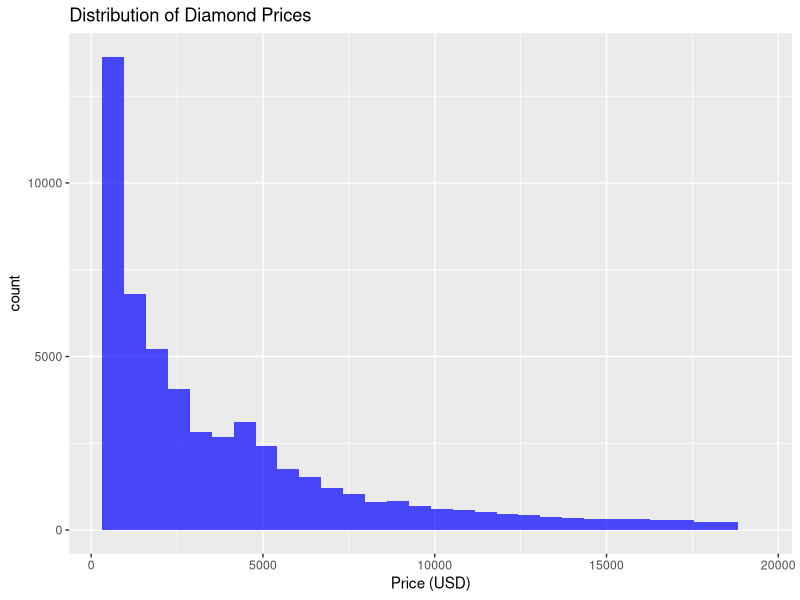
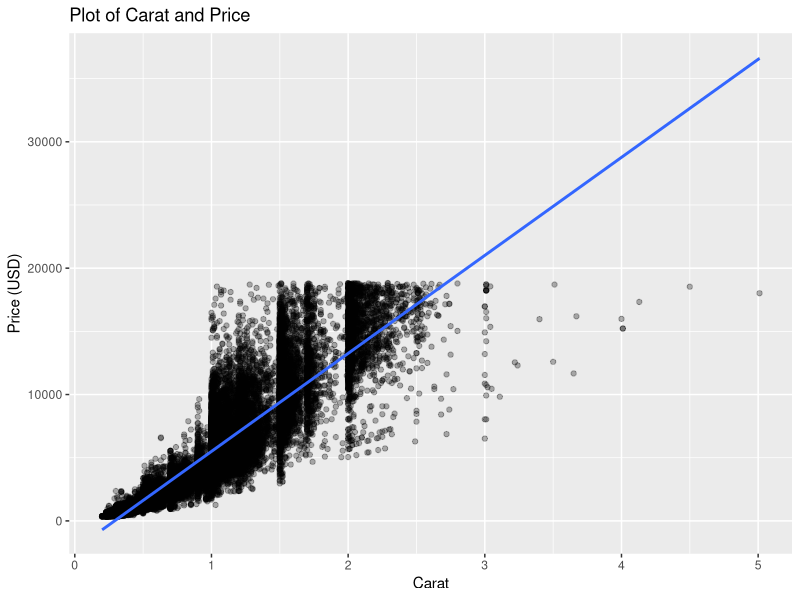
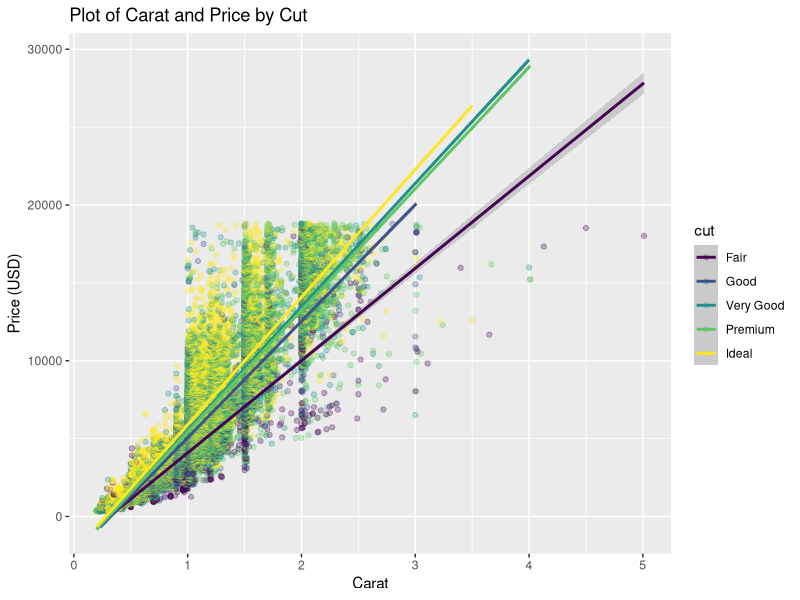
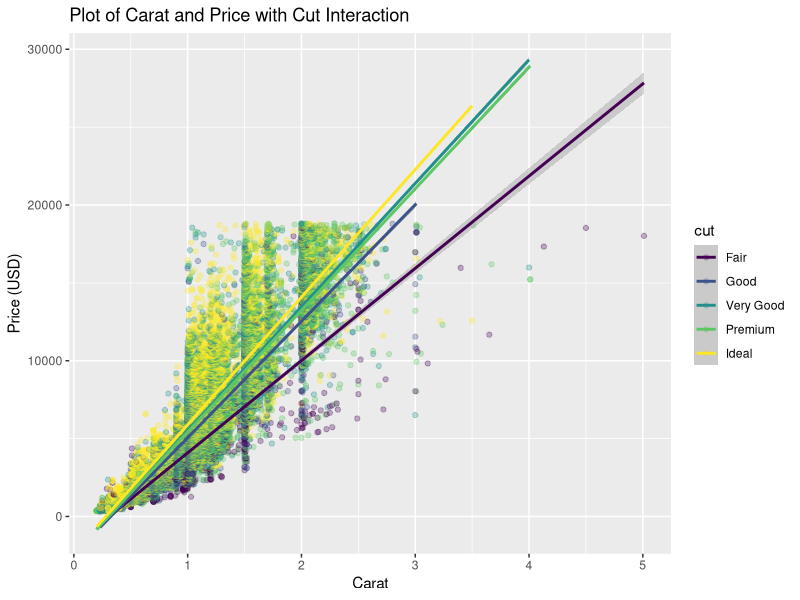

Source code (R) for these figures, in order:
## ---- chunk 1
knitr::opts_chunk$set(echo = TRUE)
library(tidyverse)
## ---- chunk 2
data(diamonds, package = "ggplot2")
names(diamonds)
## ---- chunk 3
summary(diamonds)

ggplot(diamonds, aes(x = price)) +
  geom_histogram(bins = 30, fill = "blue", alpha = 0.7) +
  ggtitle("Distribution of Diamond Prices") +
  xlab("Price (USD)")
## ---- chunk 4
ggplot(diamonds, aes(x = carat, y = price)) +
  geom_point(alpha = 0.3) +
  geom_smooth(method = 'lm') +
  ggtitle("Plot of Carat and Price") +
  xlab("Carat") +
  ylab("Price (USD)")

carat_lm <- lm(price ~ carat, diamonds)
summary.lm(carat_lm)
## ---- chunk 5
ggplot(diamonds, aes(x = carat, y = price, color = cut)) +
  geom_point(alpha = 0.3) +
  geom_smooth(method = 'lm') +
  ggtitle("Plot of Carat and Price by Cut") +
  xlab("Carat") +
  ylab("Price (USD)")

factors_lm <- lm(price ~ carat + cut + color + clarity, diamonds)
summary.lm(factors_lm)
## ---- chunk 6
ggplot(diamonds, aes(x = carat, y = price, color = cut)) +
  geom_point(alpha = 0.3) +
  geom_smooth(method = 'lm') +
  ggtitle("Plot of Carat and Price with Cut Interaction") +
  xlab("Carat") +
  ylab("Price (USD)")

interaction_lm <- lm(price ~ carat * cut, diamonds)
summary.lm(interaction_lm)

anova(factors_lm, interaction_lm)
